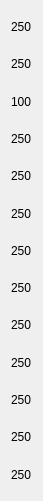
   <widget class="QWidget" name="layoutWidget">
    <property name="geometry">
     <rect>
      <x>372</x>
      <y>11</y>
      <width>31</width>
      <height>501</height>
     </rect>
    </property>
    <layout class="QVBoxLayout" name="verticalLayout_2">
     <item>
      <widget class="QLabel" name="item_1_max">
       <property name="text">
        <string>250</string>
       </property>
      </widget>
     </item>
     <item>
      <widget class="QLabel" name="item_2_max">
       <property name="text">
        <string>250</string>
       </property>
      </widget>
     </item>
     <item>
      <widget class="QLabel" name="item_3_max">
       <property name="text">
        <string>100</string>
       </property>
      </widget>
     </item>
     <item>
      <widget class="QLabel" name="item_4_max">
       <property name="text">
        <string>250</string>
       </property>
      </widget>
     </item>
     <item>
      <widget class="QLabel" name="item_5_max">
       <property name="text">
        <string>250</string>
       </property>
      </widget>
     </item>
     <item>
      <widget class="QLabel" name="item_6_max">
       <property name="text">
        <string>250</string>
       </property>
      </widget>
     </item>
     <item>
      <widget class="QLabel" name="item_7_max">
       <property name="text">
        <string>250</string>
       </property>
      </widget>
     </item>
     <item>
      <widget class="QLabel" name="item_8_max">
       <property name="text">
        <string>250</string>
       </property>
      </widget>
     </item>
     <item>
      <widget class="QLabel" name="item_9_max">
       <property name="text">
        <string>250</string>
       </property>
      </widget>
     </item>
     <item>
      <widget class="QLabel" name="item_10_max">
       <property name="text">
        <string>250</string>
       </property>
      </widget>
     </item>
     <item>
      <widget class="QLabel" name="item_11_max">
       <property name="text">
        <string>250</string>
       </property>
      </widget>
     </item>
     <item>
      <widget class="QLabel" name="item_12_max">
       <property name="text">
        <string>250</string>
       </property>
      </widget>
     </item>
     <item>
      <widget class="QLabel" name="item_13_max">
       <property name="text">
        <string>250</string>
       </property>
      </widget>
     </item>
    </layout>
   </widget>
